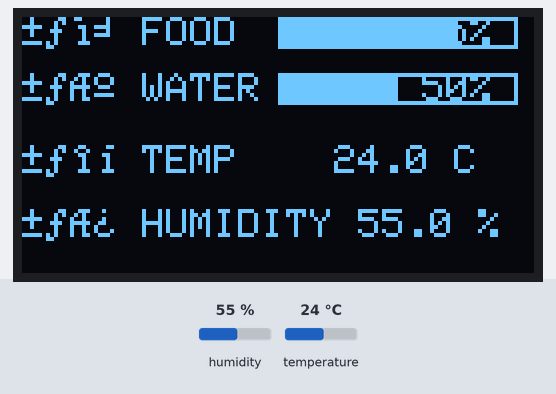
The sketch below on a simulated Arduino Uno, built with avr-gcc and run on an emulated ATmega328P. Shown: 128×64 one-colour display. Inputs (shaded band) come from the test bench; at power-on: humidity 55 %, temperature 24 °C.

Above: at 2.8 s.
2.9 s: humidity set to 22 %
At 5.2 s:
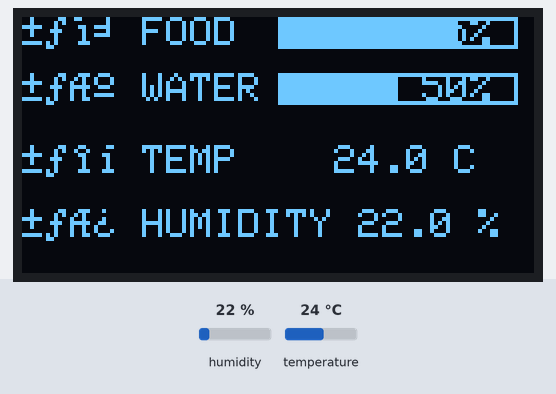
5.6 s: temperature set to 12 °C
At 7.0 s:
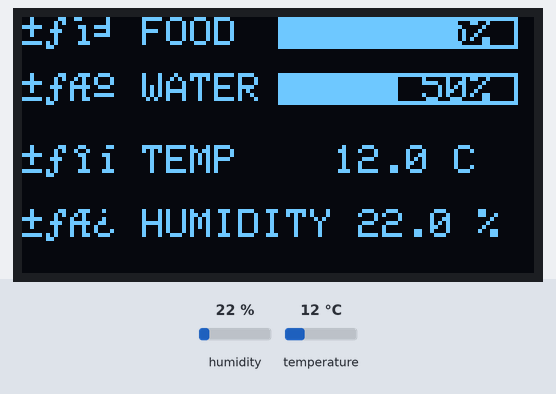
8.3 s: humidity set to 40 %
At 10.6 s:
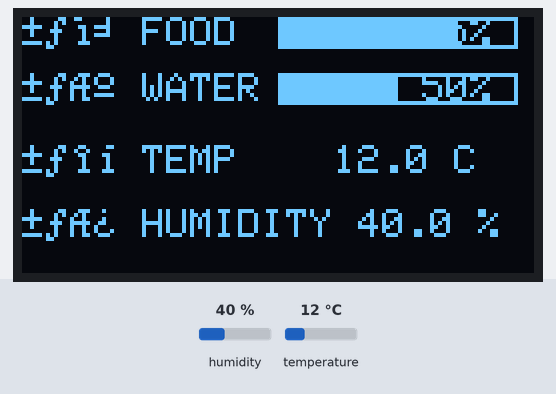
11.7 s: temperature set to 19 °C
Timing chart, 0 to 14.7 s (numbered marks = the images above; inputs shaded):
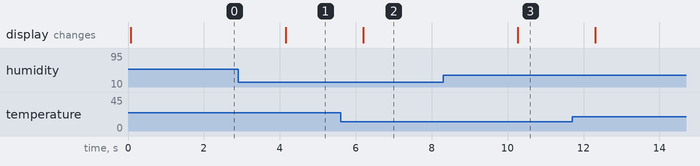

Measured:
- after the input at 2.9 s, the display: changes after 1.3 s (image 1)
- after the input at 5.6 s, the display: changes after 0.59 s (image 2)
- after the input at 8.3 s, the display: changes after 2.0 s (image 3)

The sketch:

poltry_farm_.ino
```cpp
#include <Wire.h>
#include <Adafruit_GFX.h>
#include <Adafruit_SSD1306.h>
#include "DHT.h"

#define SCREEN_WIDTH 128
#define SCREEN_HEIGHT 64
#define OLED_RESET    -1
Adafruit_SSD1306 display(SCREEN_WIDTH, SCREEN_HEIGHT, &Wire, OLED_RESET);

#define DHTPIN 15
#define DHTTYPE DHT22
DHT dht(DHTPIN, DHTTYPE);

void setup() {
  Serial.begin(115200);
  dht.begin();

  if (!display.begin(SSD1306_SWITCHCAPVCC, 0x3C)) {
    Serial.println(F("OLED not found"));
    for (;;);
  }

  display.clearDisplay();
  display.setTextColor(SSD1306_WHITE);
}

void drawBar(int x, int y, int percent) {
  int barWidth = map(percent, 0, 100, 0, 60);
  display.drawRect(x, y, 60, 8, SSD1306_WHITE);
  display.fillRect(x, y, barWidth, 8, SSD1306_WHITE);
}

void loop() {
  float temp = dht.readTemperature();
  float hum = dht.readHumidity();

  int foodLevel = 75;   // Simulated
  int waterLevel = 50;  // Simulated

  display.clearDisplay();
  display.setTextSize(1);
  display.setCursor(0, 0);
  display.print("🍽 FOOD  ");
  drawBar(64, 0, foodLevel);
  display.setCursor(100, 0);
  display.print(foodLevel);
  display.print("%");

  display.setCursor(0, 14);
  display.print("💧 WATER ");
  drawBar(64, 14, waterLevel);
  display.setCursor(100, 14);
  display.print(waterLevel);
  display.print("%");

  display.setCursor(0, 32);
  display.print("🌡 TEMP    ");
  display.print(temp, 1);
  display.print(" C");

  display.setCursor(0, 48);
  display.print("💨 HUMIDITY ");
  display.print(hum, 1);
  display.print(" %");

  display.display();
  delay(2000);
}
```
